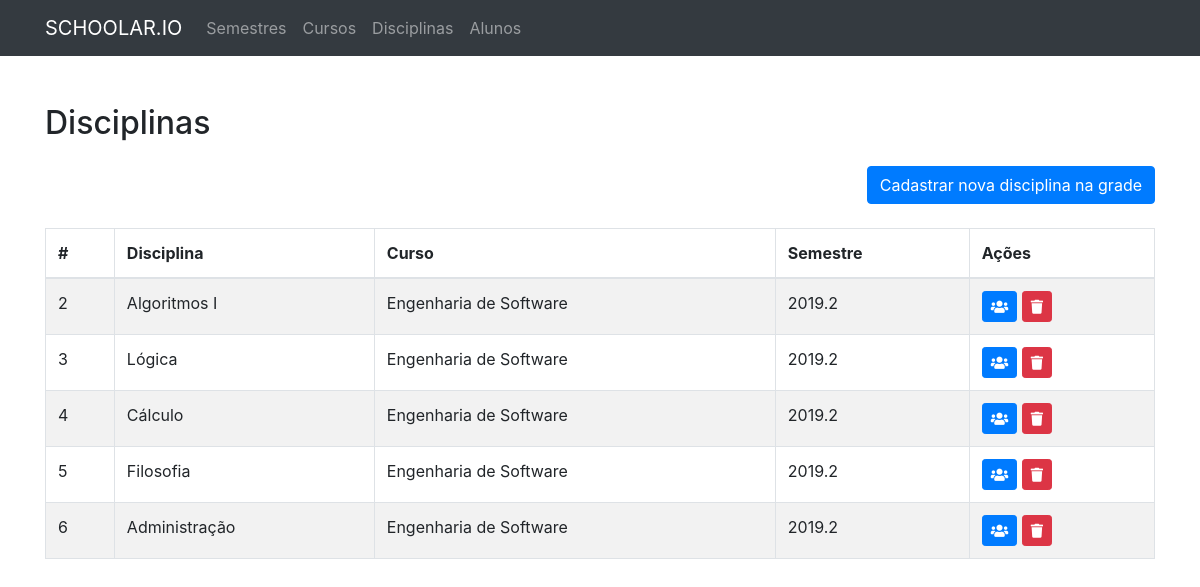
The app's page /disciplinas/ with its own data.
### app.py (models this page shows, shortened)
class Disciplina(db.Model):
    id = db.Column(db.Integer, primary_key=True)
    disciplina = db.Column(db.String(120), unique=True, nullable=False)
    curso_id = db.Column(db.Integer, db.ForeignKey('curso.id'),
        nullable=False)
    curso = db.relationship('Curso',
        backref=db.backref('cursos', lazy=True))
    semestre_id = db.Column(db.Integer, db.ForeignKey('semestre.id'),
        nullable=False)
    semestre = db.relationship('Semestre',
        backref=db.backref('semestres', lazy=True))

class Curso(db.Model):
    id = db.Column(db.Integer, primary_key=True)
    curso = db.Column(db.String(120), unique=True, nullable=False)
    codigo = db.Column(db.String(20), unique=True, nullable=False)

class Semestre(db.Model):
    id = db.Column(db.Integer, primary_key=True)
    semestre = db.Column(db.String(120), unique=True, nullable=False)

### app.py (the view)
@app.route('/disciplinas/')
def disciplinas():
    disciplinas = Disciplina.query.order_by(Disciplina.id).all()
    return render_template('disciplinas/lista.html', disciplinas=disciplinas)

### templates/disciplinas/lista.html (shortened to what this page needs)
{% extends 'parts/base.html' %}
{% block body %}
<div class="row">
    <div class="col-12">
        <h2 class="mb-4">Disciplinas</h2>
        <a href="/disciplinas/nova" class="btn btn-primary float-right mb-4">Cadastrar nova disciplina na grade</a>
    </div>
    <div class="col-12">
        <table class="table table-striped table-bordered">
            <thead>
                <tr>
                    <th>#</th>
                    <th>Disciplina</th>
                    <th>Curso</th>
                    <th>Semestre</th>
                    <th>Ações</th>
                </tr>
            </thead>
            <tbody>
                {% for disciplina in disciplinas %}
                <tr>
                    <td>{{ disciplina.id }}</td>
                    <td>{{ disciplina.disciplina }}</td>
                    <td>{{ disciplina.curso.curso }}</td>
                    <td>{{ disciplina.semestre.semestre }}</td>
                    <td>
                        <a title="Alunos na disciplina" href="/alunos/{{disciplina.id}}" class="btn btn-primary btn-sm">
                            <i class="fa fa-users"></i>
                        </a>
                        <a title="Deletar" href="/disciplinas/delete/{{disciplina.id}}" class="btn btn-danger btn-sm">
                            <i class="fa fa-trash"></i>
                        </a>
                    </td>
                </tr>
                {% endfor %}
            </tbody>
        </table>
    </div>
</div>
{% endblock %}

### templates/parts/base.html (shortened to what this page needs)
<!DOCTYPE html>
<html lang="en">
<head>
    <link rel="stylesheet" href="https://stackpath.bootstrapcdn.com/bootstrap/4.3.1/css/bootstrap.min.css"
>
    <link rel="stylesheet" href="{{ url_for('static', filename='css/custom.css') }}">
    <link rel="stylesheet" href="https://cdnjs.cloudflare.com/ajax/libs/font-awesome/5.11.2/css/all.css">
</head>
<body>
    {% include 'parts/navbar.html' %}
    <div class="container">
        <div class="row">
            <div class="col-lg-12 mt-5">
                {% block body %}
                {% endblock %}
            </div>
        </div>
    </div>
</body>
</html>

### templates/parts/navbar.html (shortened to what this page needs)
<nav class="navbar navbar-expand-lg navbar-dark bg-dark">
    <div class="container">
        <a class="navbar-brand" href="/">SCHOOLAR.IO</a>
        <div class="collapse navbar-collapse" id="navbarSupportedContent">
            <ul class="navbar-nav mr-auto">
                <li class="nav-item">
                    <a class="nav-link" href="/semestres/">Semestres</a>
                </li>
                <li class="nav-item">
                    <a class="nav-link" href="/cursos/">Cursos</a>
                </li>
                <li class="nav-item">
                    <a class="nav-link" href="/disciplinas/">Disciplinas</a>
                </li>
                <li class="nav-item">
                    <a class="nav-link" href="/alunos/">Alunos</a>
                </li>
            </ul>
        </div>
    </div>
</nav>

### records on screen
Disciplina: id "2", disciplina "Algoritmos I", curso.curso "Engenharia de Software", semestre.semestre "2019.2"
Disciplina: id "3", disciplina "Lógica", curso.curso "Engenharia de Software", semestre.semestre "2019.2"
Disciplina: id "4", disciplina "Cálculo", curso.curso "Engenharia de Software", semestre.semestre "2019.2"
Disciplina: id "5", disciplina "Filosofia", curso.curso "Engenharia de Software", semestre.semestre "2019.2"
Disciplina: id "6", disciplina "Administração", curso.curso "Engenharia de Software", semestre.semestre "2019.2"
